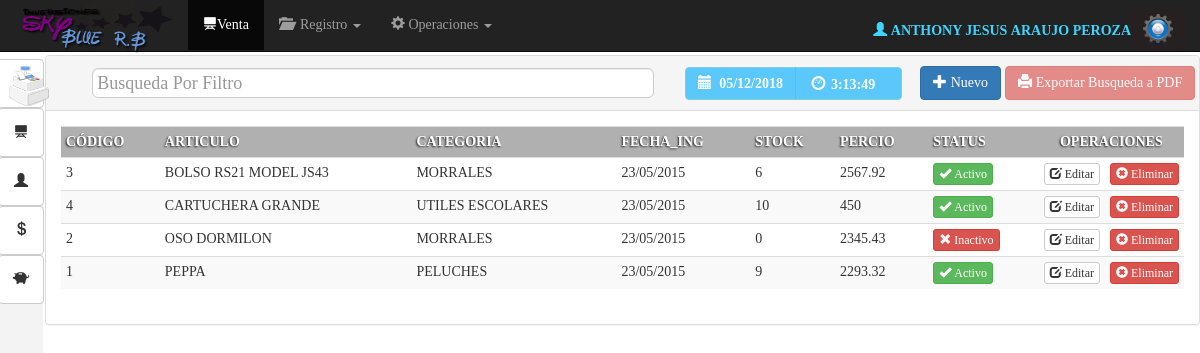
Screenshot of /vista/Buscar_producto.php (signed in) with the database file from the repository.
### tables this page shows
CREATE TABLE IF NOT EXISTS `usuarios` (
  `id_usuario` int(11) NOT NULL,
  `id_empleado` int(11) NOT NULL,
  `usuario` varchar(50) NOT NULL,
  `clave` varchar(50) NOT NULL,
  `nivel` tinyint(1) NOT NULL DEFAULT '1'
);

CREATE TABLE IF NOT EXISTS `empleados` (
  `id_empleado` int(11) NOT NULL,
  `cedula` varchar(8) NOT NULL,
  `nombres` varchar(100) NOT NULL,
  `apellidos` varchar(100) NOT NULL,
  `fecha_nac` varchar(10) NOT NULL,
  `fecha_registro` varchar(10) NOT NULL,
  `cargo` varchar(50) NOT NULL,
  `edo_civil` varchar(30) NOT NULL,
  `grado_formacion` varchar(100) NOT NULL,
  `ocupacion` varchar(100) NOT NULL,
  `genero` char(1) NOT NULL,
  `status` varchar(10) NOT NULL DEFAULT 'activo',
  `nacionalidad` varchar(100) NOT NULL
);

CREATE TABLE IF NOT EXISTS `productos` (
  `id_producto` int(11) NOT NULL,
  `id_categoria` int(2) NOT NULL,
  `codigo_pro` int(11) NOT NULL,
  `nombre_pro` varchar(100) NOT NULL,
  `existencia_pro` int(11) NOT NULL,
  `fecha_registro` varchar(10) NOT NULL,
  `costoxU` float NOT NULL,
  `precioxU` float NOT NULL,
  `status` varchar(10) NOT NULL DEFAULT 'activo'
);

CREATE TABLE IF NOT EXISTS `categorias` (
  `id_categoria` int(11) NOT NULL,
  `categoria` varchar(50) NOT NULL,
  `status` tinyint(4) NOT NULL DEFAULT '1'
);

### vista/Buscar_producto.php (the view, shortened to what this page needs)
<?php require_once'../seguridad/seguridad.php';
$modelo=new ModCon();
$conexion=$modelo->conectar();
 ?>
<!DOCTYPE html>
<html lang="en">
  <head>
    <link href="../Bootstrap/css/bootstrap.css" rel="stylesheet">
     <link href="../css/MyStyle.css" rel="stylesheet">
      <link rel="stylesheet" type="text/css" href="../css/calendario.css">
  </head>
 <body onload="mueveReloj()">
      <nav class="navbar navbar-inverse navbar-fixed-top" id="contenedornavbar">
      <div class="container-fluid">
        <div class="navbar-header">
          <a class="navbar-brand" href=""><img id="logotipo"src="../img/logo.png" alt=""></a>
        </div>
        <div id="navbar" class="navbar-collapse collapse">
          <ul class="nav navbar-nav">
            <li class="active"><a href="venta.php"><span class="glyphicon glyphicon-blackboard" aria-hidden="true"></span>Venta</a></li>
 <li class="dropdown">
              <a href="#" class="dropdown-toggle" data-toggle="dropdown" role="button" aria-expanded="false"><span class="glyphicon glyphicon-folder-open" aria-hidden="true"></span> &nbsp;Registro <span class="caret"></span></a>
            </li>
           <li class="dropdown">
              <a href="#" class="dropdown-toggle" data-toggle="dropdown" role="button" aria-expanded="false"><span class="glyphicon glyphicon-cog" aria-hidden="true"></span>&nbsp;Operaciones <span class="caret"></span></a>
            </li>
          </ul>
<div class="btn-group navbar-form navbar-right" >
<?php
$log=$_SESSION['id'];
$user=$conexion->query("SELECT t1.id_usuario,t2.id_empleado, t2.nombres,t2.apellidos
FROM usuarios t1
RIGHT Join empleados t2  ON t1.id_empleado=t2.id_empleado
WHERE t1.id_empleado='$log'");
$usr=$user->fetch_array();
 ?>
<label  id="log" class="navbar-left"><b><?php echo "<span class='glyphicon glyphicon-user' aria-hidden='true'></span>&nbsp;". $usr['nombres']."&nbsp;".$usr['apellidos'];?></b></label>
  <button id="btnConfi" type="button" class="btn btn-default dropdown-toggle" data-toggle="dropdown" aria-expanded="false">
   <img src="../img/confi2.png" width="30" alt="">
  </button>
</div>
        </div>
      </div>
      <article id="navbar3">
       <button type="button" class="btn btn-default btn2" id="btn0"aria-label="Left Align">
 <img src="../img/fact.png" width="40" alt="">
<button type="button" class="btn btn-default btn2" id="btn1"aria-label="Left Align">
  <span class="glyphicon glyphicon-blackboard" aria-hidden="true"></span>
</button>
<button type="button" class="btn btn-default btn2" id="btn2"aria-label="Left Align">
  <span class="glyphicon glyphicon-user" aria-hidden="true"></span>
</button>
<button type="button" class="btn btn-default btn2" id="btn2"aria-label="Left Align">
  <span class="glyphicon glyphicon glyphicon-usd" aria-hidden="true"></span>
</button>
<button type="button" class="btn btn-default btn2 btn3" id="btn3"aria-label="Left Align">
  <span class="glyphicon glyphicon-piggy-bank" aria-hidden="true"></span>
</button>
</article>
    </nav>
 <div id="panel" class="panel panel-default">
  <div class="panel-heading">
<table border="0" width="101%" align="center">
  <tr>
   <td> <div class="form-group-lg ">
   <input type="text"class= "form-control" placeholder="Busqueda Por Filtro" id="bs-prod"/>
   </div> </td>
   <td width="235"> <div class="btn-group" role="group" aria-label="...">
  <button type="button" id="btnAzulCielo" disabled class="btn btn-info"><b><span class="glyphicon glyphicon-calendar" aria-hidden="true"></span>&nbsp;
  <?php $fecha=date("d/m/Y");
echo $fecha;
  ?></b></button>
  <button type="button" id="btnAzulCielo"disabled class="btn btn-info">
  <form name="form_reloj">
  &nbsp;<span class="glyphicon glyphicon-dashboard"></span>
<input type="text"disabled class="tamano"  id="reloj"name="reloj" size="10">
</form></button>
</div>
</td>
       <th width="85">
  <a href="registro_producto.php" class="btn btn-primary " >
      <span class="glyphicon glyphicon-plus"></span>&nbsp;Nuevo
  </a>
        </th>
     <td width="150"> <button type="button"data-toggle="modal" data-target="#FinalizarVenta"  id="btnFinVenta"disabled class="btn btn-danger"> <span class="glyphicon glyphicon-print" aria-hidden="true"></span> Exportar Busqueda a PDF</button></td>
  </tr>
</table>
  </div>
  <div class="panel-body">
  <div class="container-fuid">
  <div class="row">
<div class="col-xs-12 ">
<center>
 <div class="registros" id="agrega-registros">
      <table  class="table table-striped table-condensed table-hover">
    <tr>
    <th class="headerT">CÓDIGO</th>
    <th class="headerT">ARTICULO</th>
    <th class="headerT">CATEGORIA</th>
    <th class="headerT">FECHA_ING</th>
    <th class="headerT">STOCK</th>
    <th class="headerT">PERCIO</th>
    <th class="headerT">STATUS</th>
<th class="headerT" id="table_operaciones" colspan="2">OPERACIONES</th>
</tr>
    <?php
$sql=$conexion->query("SELECT t1.codigo_pro,t1.nombre_pro,t2.categoria,t1.fecha_registro,t1.existencia_pro,t1.precioXu,t1.status,t1.id_producto
from  productos t1
inner join categorias t2 on t1.id_categoria=t2.id_categoria ORDER BY t1.nombre_pro asc");
while ($fila=$sql->fetch_array()) {
 ?>
 <tr>
     <td><?php echo $fila[0] ?></td>
    <td><?php echo $fila[1] ?></td>
    <td><?php echo $fila[2] ?></td>
    <td><?php echo $fila[3] ?></td>
    <td><?php echo $fila[4] ?></td>
    <td><?php echo $fila[5] ?></td>
    <td><?php $status=$fila[6];
if ($status=="activo") {
 echo '  <button type="button" class="btn btn-success btn-xs"> <span class="glyphicon glyphicon-ok"></span>&nbsp;Activo</button>' ;
}else{ echo  '<button type="button" class="btn btn-danger btn-xs"> <span class="glyphicon glyphicon-remove"></span>&nbsp;Inactivo</button>';
} ?></td>
 <td id="table_operaciones"><?php echo '  <a href="modificar_producto.php?id='.$fila[7].'" class="btn btn-default btn-xs"> <span class="glyphicon glyphicon-edit"></span>&nbsp;Editar</a>';?></td>
  <td id="table_operaciones"><?php echo '  <a href="holamundo" class="btn btn-danger btn-xs"> <span class="glyphicon glyphicon-remove-sign"></span>&nbsp;Eliminar</a>'; ?></td>
</tr>
  <?php
}
     ?>
  </table>
</div>
</center>
  </div>
</div>
</div>
  </div>
</div>
</body>
</html>

### css/MyStyle.css (style rules this page uses)
body { font-family: "Ubuntu"; }
#log { color: #3DD6FF; line-height: 45px; font-family: "Ubuntu"; font-weight: bold; }
#btnAzulCielo { background: #08B1FF; text-align: left; font-weight: bold; height: 33px; }
.tamano { width: 60px; }
.headerT { background: #b0b0b0; color: #FFF; text-shadow: -1px 1px 2px rgba(0,0,0,0.8); }
#logotipo { width: 158px; height: 68px; margin-top: -29px; }
#reloj { border: 0px; height: 22px; background: transparent; }
#table_operaciones { width: 10px; text-align: center; }
#bs-prod { height: 30px; padding: 4px; max-width: 90%; margin: auto; }

### rows the page displays
usuarios: id_empleado.nombres "ANTHONY JESUS", id_empleado.apellidos "ARAUJO PEROZA"
productos: codigo_pro "3", nombre_pro "BOLSO RS21 MODEL JS43", id_categoria.categoria "MORRALES", fecha_registro "23/05/2015", existencia_pro "6", precioxU "2567.92", status "activo" (drawn)
productos: codigo_pro "4", nombre_pro "CARTUCHERA GRANDE", id_categoria.categoria "UTILES ESCOLARES", fecha_registro "23/05/2015", existencia_pro "10", precioxU "450", status "activo" (drawn)
productos: codigo_pro "2", nombre_pro "OSO DORMILON", id_categoria.categoria "MORRALES", fecha_registro "23/05/2015", existencia_pro "0", precioxU "2345.43", status "agotado" (drawn)
productos: codigo_pro "1", nombre_pro "PEPPA", id_categoria.categoria "PELUCHES", fecha_registro "23/05/2015", existencia_pro "9", precioxU "2293.32", status "activo" (drawn)
